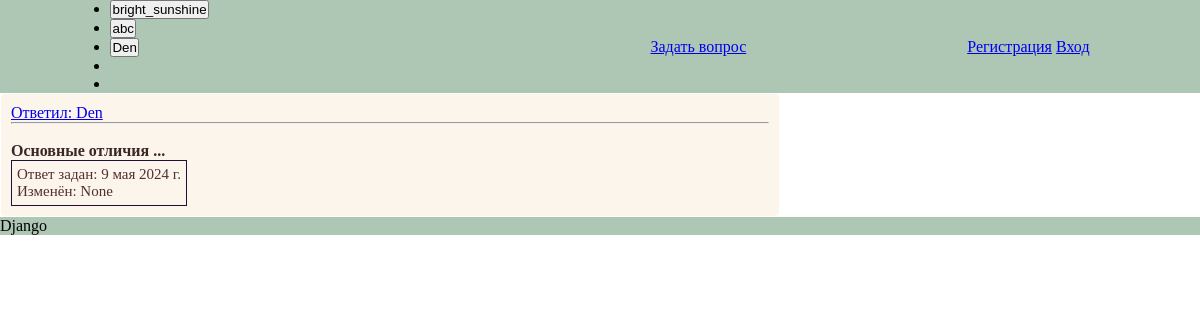
Before: /get_answer/2 with the older database file.
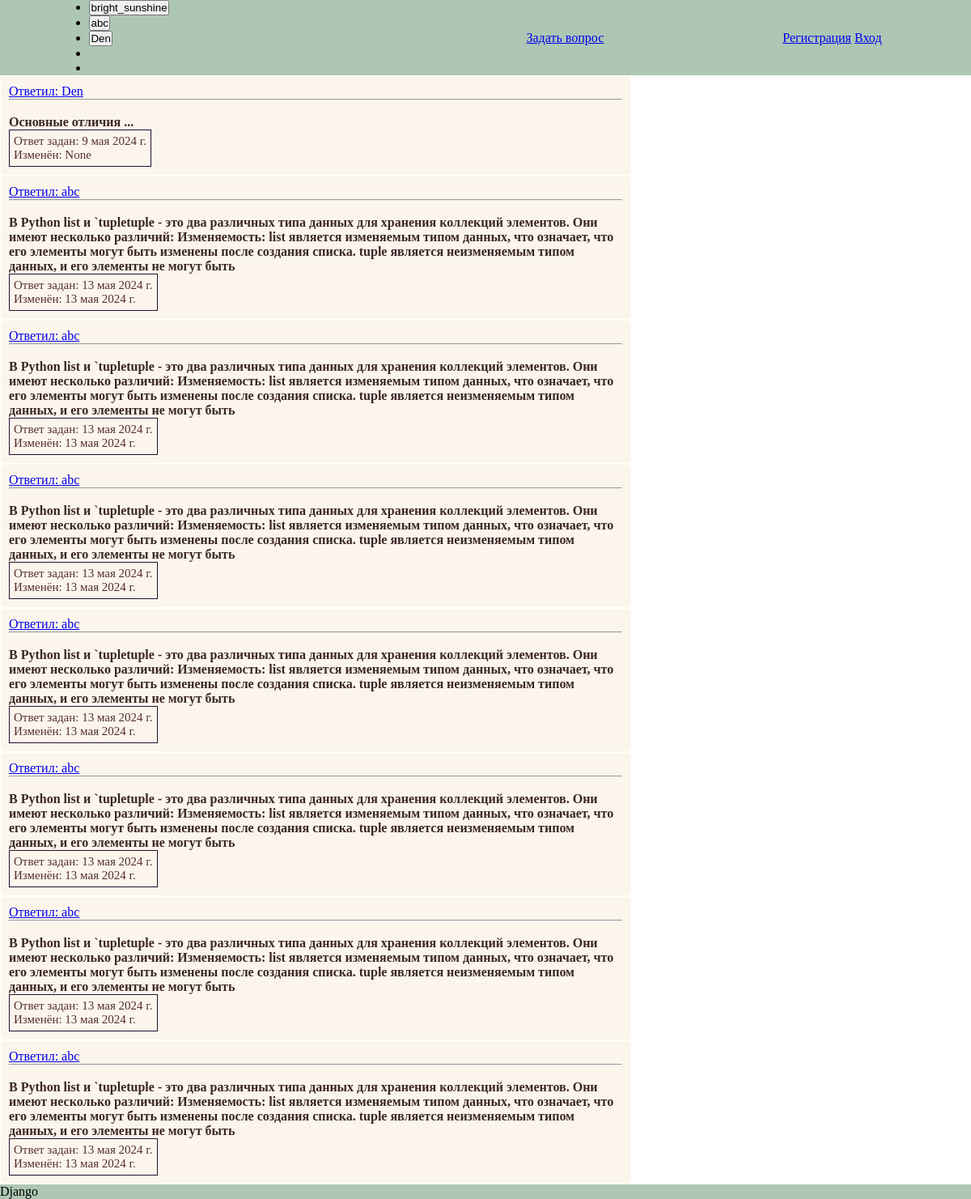
After: the same page with the newer database file.
### main/models.py (models this page shows)
class Answer(models.Model):
    autor = models.ForeignKey(
        User,
        null=True,
        blank=False,
        on_delete=models.SET_NULL,
        related_name="answer_set",
    )
    question = models.ForeignKey(
        Question,
        null=True,
        blank=False,
        on_delete=models.SET_NULL,
        related_name="question",
    )
    text = models.TextField(max_length=20, blank=False)
    created_at = models.DateField(auto_now_add=True, blank=False)
    updated_at = models.DateField(auto_now=True, blank=False)
    parent = models.ForeignKey(
        "self", null=True, blank=False, on_delete=models.SET_NULL
    )
    correct = models.BooleanField(default=False, blank=True)
    def __str__(self) -> str:
        q = Question.objects.get(id=self.question.id)
        return f"Вопрос ' _ {q} _ ': {self.text}"

### main/views_2.py (the view)
# urls.py: path("get_answer/<int:id_question>", get_answer, name="get_answer"),
def get_answer(request, **kwargs):
    print(kwargs["id_question"], "<<<< ----kwargs")
    question_obj = Question.objects.filter(id=kwargs["id_question"])[0]
    print(question_obj)
    answer_obj = Answer.objects.filter(question=question_obj)
    for answer in answer_obj:
        print(answer)
    context = {"answers": answer_obj}
    return render(request, "answer.html", context)

### main/models.py (called while the page is built)
    def __str__(self) -> str:
        return self.title

### templates/answer.html (shortened to what this page needs)
{% extends 'main.html' %}
{% load static %}
{% block content %}
  <link rel="stylesheet" type="text/css" href="{% static 'css/style.css' %}" />
  {% for answer in answers %}
    <div id="conteiner">
      <div id="box">
        <div>
          <a href="/user/info/{{ answer.autor }}">Ответил: {{ answer.autor }}</a>
          <div>
            <hr />
            <br />
            <h4>{{ answer.text }}</h4>
          </div>
          <div class="date">
            <div>Ответ задан: {{ answer.created_at }}</div>
            <div>Изменён: {{ answer.updated_at }}</div>
          </div>
        </div>
      </div>
    </div>
  {% endfor %}
{% endblock %}

Changed rows visible on the page:
added Answer: autor "abc", text "В Python list и `tupletuple - это два различных типа данных для хранения коллекций элементов. Они имеют несколько различий: Изменяемость: list является изменяемым типом данных, что означает, что его элементы могут быть изменены после создания списка. tuple является неизменяемым типом данных, и его элементы не могут быть", created_at "13 мая 2024 г.", updated_at "13 мая 2024 г."
added Answer: autor "abc", text "В Python list и `tupletuple - это два различных типа данных для хранения коллекций элементов. Они имеют несколько различий: Изменяемость: list является изменяемым типом данных, что означает, что его элементы могут быть изменены после создания списка. tuple является неизменяемым типом данных, и его элементы не могут быть", created_at "13 мая 2024 г.", updated_at "13 мая 2024 г."
added Answer: autor "abc", text "В Python list и `tupletuple - это два различных типа данных для хранения коллекций элементов. Они имеют несколько различий: Изменяемость: list является изменяемым типом данных, что означает, что его элементы могут быть изменены после создания списка. tuple является неизменяемым типом данных, и его элементы не могут быть", created_at "13 мая 2024 г.", updated_at "13 мая 2024 г."
added Answer: autor "abc", text "В Python list и `tupletuple - это два различных типа данных для хранения коллекций элементов. Они имеют несколько различий: Изменяемость: list является изменяемым типом данных, что означает, что его элементы могут быть изменены после создания списка. tuple является неизменяемым типом данных, и его элементы не могут быть", created_at "13 мая 2024 г.", updated_at "13 мая 2024 г."
added Answer: autor "abc", text "В Python list и `tupletuple - это два различных типа данных для хранения коллекций элементов. Они имеют несколько различий: Изменяемость: list является изменяемым типом данных, что означает, что его элементы могут быть изменены после создания списка. tuple является неизменяемым типом данных, и его элементы не могут быть", created_at "13 мая 2024 г.", updated_at "13 мая 2024 г."
added Answer: autor "abc", text "В Python list и `tupletuple - это два различных типа данных для хранения коллекций элементов. Они имеют несколько различий: Изменяемость: list является изменяемым типом данных, что означает, что его элементы могут быть изменены после создания списка. tuple является неизменяемым типом данных, и его элементы не могут быть", created_at "13 мая 2024 г.", updated_at "13 мая 2024 г."
added Answer: autor "abc", text "В Python list и `tupletuple - это два различных типа данных для хранения коллекций элементов. Они имеют несколько различий: Изменяемость: list является изменяемым типом данных, что означает, что его элементы могут быть изменены после создания списка. tuple является неизменяемым типом данных, и его элементы не могут быть", created_at "13 мая 2024 г.", updated_at "13 мая 2024 г."
